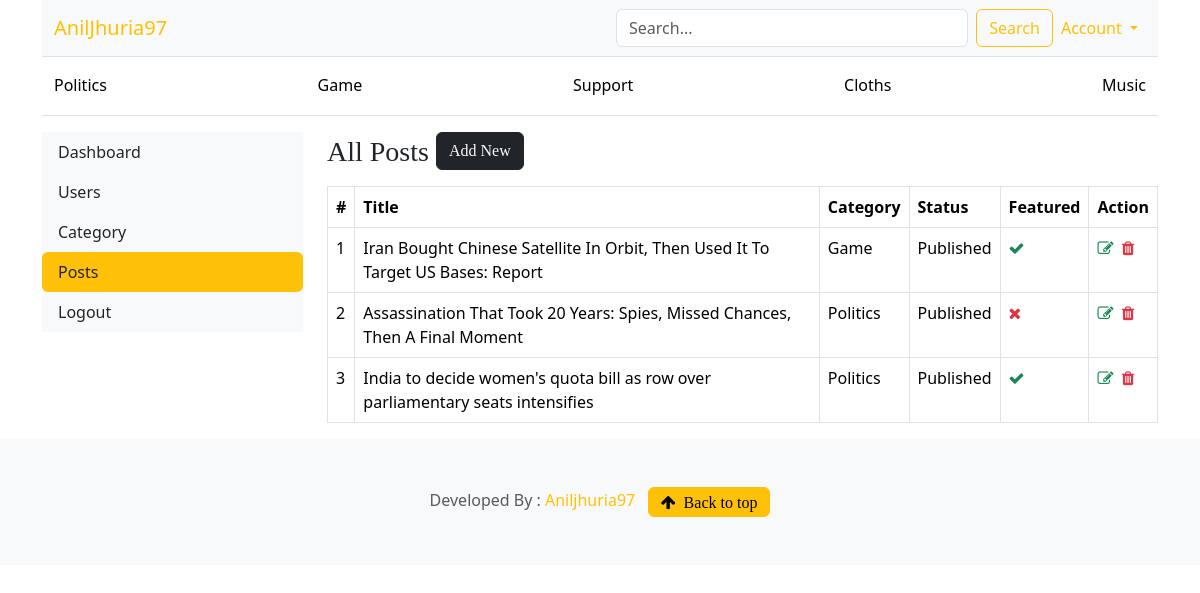
Page /dashboard/posts (signed in) on the earlier database version.
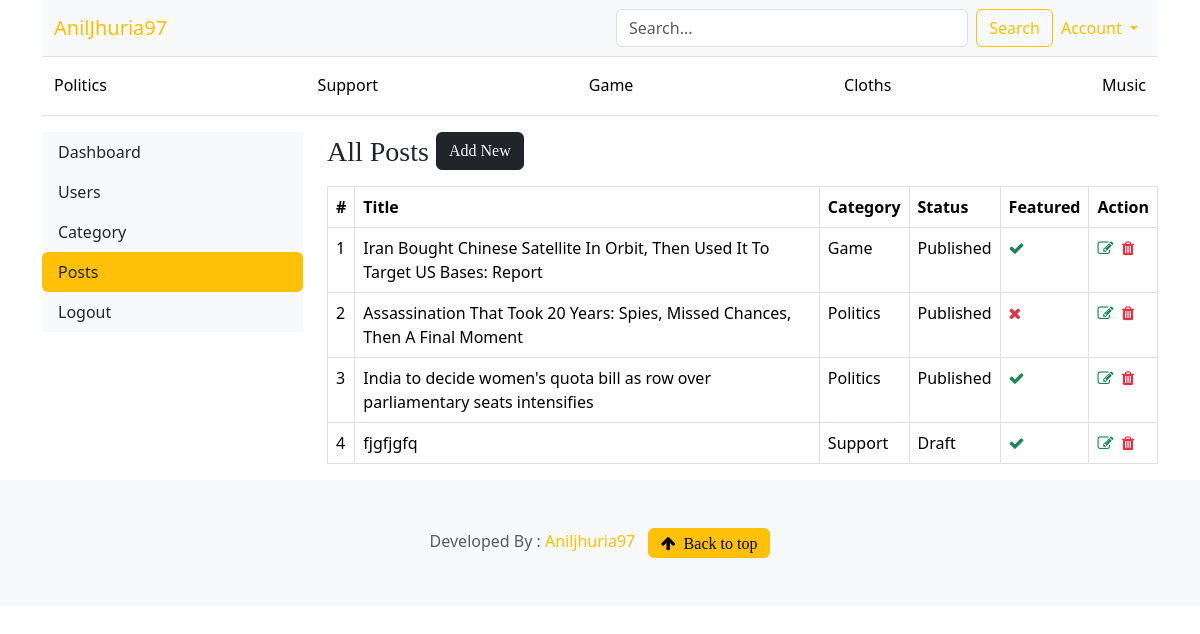
Same page on the later database version.
### blogs/models.py (models this page shows, shortened)
class Category(models.Model):
    category_name=models.CharField(max_length=50,unique=True)
    created_at=models.DateTimeField(auto_now_add=True)
    updated_at=models.DateTimeField(auto_now=True)
    class Meta:
        verbose_name_plural='Categories'
    def __str__(self):
        return self.category_name

class Blog(models.Model):
    title=models.CharField(max_length=100)
    slug=models.SlugField(max_length=150,unique=True,blank=True)
    category=models.ForeignKey(Category,on_delete=models.CASCADE)
    auther=models.ForeignKey(User,on_delete=models.CASCADE)
    feature_image=models.ImageField(upload_to='uploads/%Y/%m/%d')
    short_desc=models.TextField(max_length=500)
    blog_body=models.TextField(max_length=2000)
    status=models.CharField(max_length=20,choices=STATUS_CHOICES,default="Draft")
    is_featured=models.BooleanField(default=False)
    created_at=models.DateTimeField(auto_now_add=True)
    updated_at=models.DateTimeField(auto_now=True)
    def __str__(self):
        return self.title

### dashboards/views.py (the view)
# urls.py: path('posts',views.posts,name="posts"),
@login_required(login_url='login')
def posts(request):
    blogs=Blog.objects.filter(auther=request.user)
    context={
        'blogs':blogs
    }
    return render(request,'dashboard/posts.html',context)

### blogs/context_processors.py (called while the page is built)
def get_categories(request):
    categories = Category.objects.annotate(
            post_count=Count('blog')   # related_name ya default blog_set
        ).order_by('-post_count')[:8]
    return dict(categories=categories)

def get_blog_month(request):
    months = Blog.objects.dates('created_at', 'month', order='DESC')
    return dict(blog_month=months)

### templates/dashboard/posts.html
{% extends 'base.html' %}
{% block content %}
{% include 'dashboard/sidebar.html' %}
    <div class="col-md-9">
        <div class="table-responsive">
            <h3>All Posts
            <a href="{% url 'add_posts' %}" class="btn btn-dark text-light float-right mb-2">Add New</a>
            </h3>
            <table class="table table-hover table-bordered">
                <thead>
                    <tr>
                        <th>#</th>
                        <th>Title</th>
                        <th>Category</th>
                        <th>Status</th>
                        <th>Featured</th>
                        <th>Action</th>
                    </tr>
                </thead>
                <tbody>
                    {% for bl in blogs %}
                    <tr>
                        <td>{{ forloop.counter }}</td>
                        <td>{{ bl }}</td>
                        <td>{{ bl.category.category_name}}</td>
                        <td>{{ bl.status }}</td>
                        <td>
                            {% if bl.is_featured %} <i class="fa fa-check text-success"></i> {% else %}
                            <i class="fa fa-times text-danger"></i> {% endif %}</td>
                        <td>
                            <a href="{% url 'edit_posts' bl.id %}"><i class="fa fa-edit text-success"></i></a>&nbsp;
                            <a href="{% url 'delete_posts' bl.id %}"><i class="fa fa-trash text-danger"></i></a>
                        </td>
                    </tr>
                    {% endfor %}
                </tbody>
            </table>
        </div>
    </div>
</div>
{% endblock  %}

### templates/base.html (shortened to what this page needs)
{% load static %}
<!doctype html>
<html lang="en" data-bs-theme="auto">
<head>
    <link href="{% static 'css/bootstrap.min.css' %} " rel="stylesheet" />
    <link href="{% static 'css/blog.css' %} " rel="stylesheet" />
    <link href="{% static 'css/custom.css' %}" rel="stylesheet" />
    <link rel="stylesheet" href="https://cdnjs.cloudflare.com/ajax/libs/font-awesome/4.7.0/css/font-awesome.min.css">
    <link rel="stylesheet" href="https://cdn.jsdelivr.net/npm/swiper/swiper-bundle.min.css"/>
</head>
<body>
    <div class="container">
        <nav class="navbar navbar-expand-lg navbar-light bg-light border-bottom">
            <div class="container-fluid">
                <a class="navbar-brand col-lg-6" href="/">AnilJhuria97</a>
                <div class="collapse navbar-collapse" id="navbarContent">
                <form class="d-flex my-2 my-lg-0 w-100" action="{% url 'search' %}" method="get">
                    <input class="form-control me-2" type="text" name="keyword" placeholder="Search...">
                    <button class="btn btn-outline-warning" type="submit">Search</button>
                </form>
                <ul class="navbar-nav ms-auto mt-2 mt-lg-0">
                    <li class="nav-item dropdown">
                    <a class="nav-link dropdown-toggle btn btn-outline-warning"
                        href="#" data-bs-toggle="dropdown">
                        Account
                    </a>
                    </li>
                </ul>
                </div>
            </div>
            </nav>
            <div class="border-bottom d-none d-lg-block">
                <div class="container-fluid">
                    <nav class="nav nav-underline py-2 justify-content-between">
                    {% for cat in categories %}
                        <a class="nav-link link-body-emphasis"
                        href="{% url 'posts_by_category' cat.id %}">
                        {{ cat }}
                        </a>
                    {% endfor %}
                    </nav>
                </div>
            </div>
        <div class="mt-3">
            {% block content %}
            {% endblock %}
        </div>
    </div>
  <footer class="py-5 text-center text-body-secondary bg-body-tertiary">
        <p class="mb-0">Developed By :
            <a class="text-warning font-weight-bold" href="https://mail.google.com/mail/?view=cm&fs=1&to=aniljhuria97@gmail.com" target="_blank">
                Aniljhuria97
            </a> &nbsp;
            <a href="#"><i class="fa fa-arrow-up btn btn-warning">&nbsp; Back to top</i> </a></p>
    </footer>
</body>
</html>

Differences in the rows shown:
shown differently, row unchanged: Category "Support": moves up the list
added Blog: title "fjgfjgfq", category.category_name "Support", status "Draft", is_featured True (drawn)
